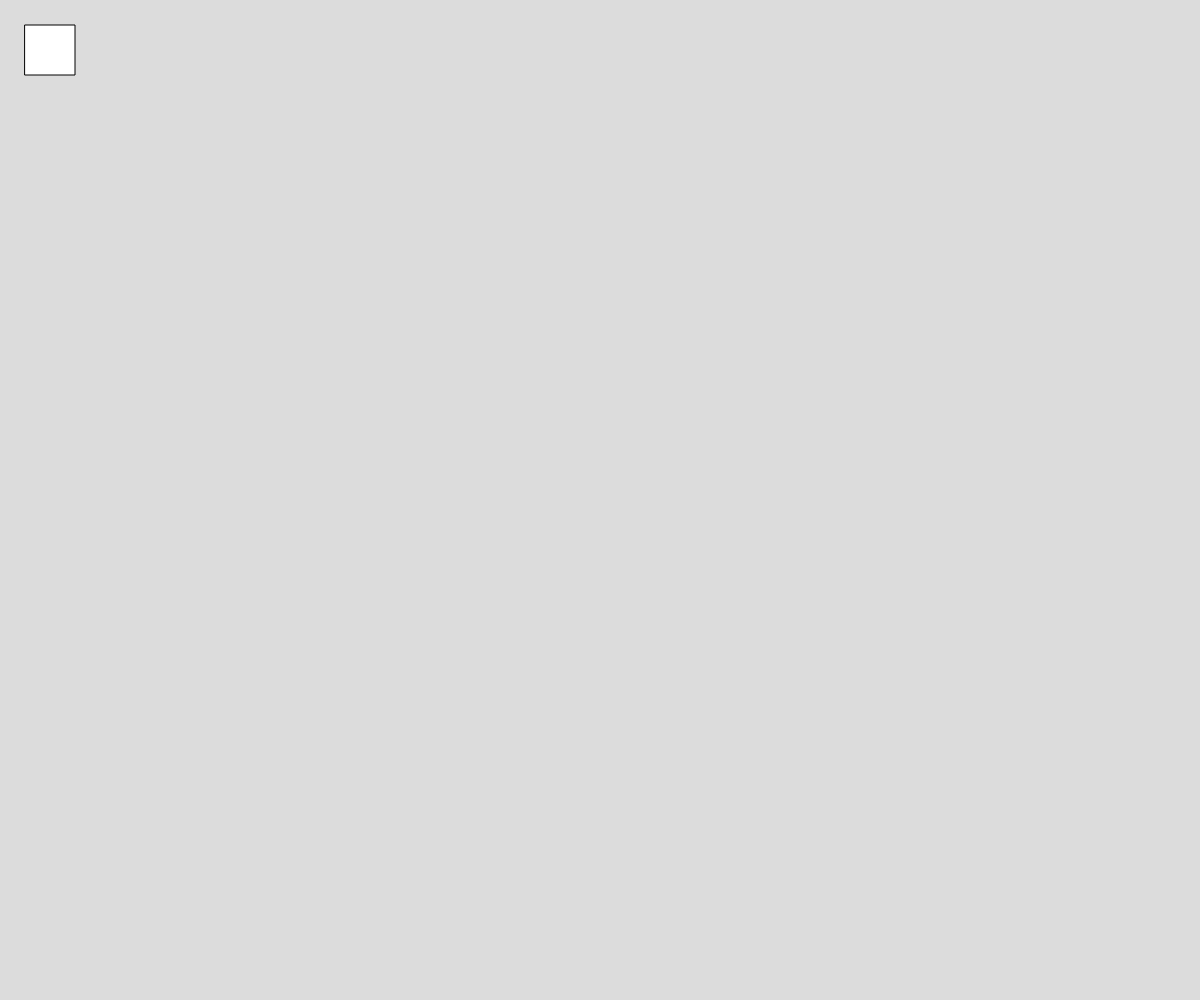
Frame 1 (no input)
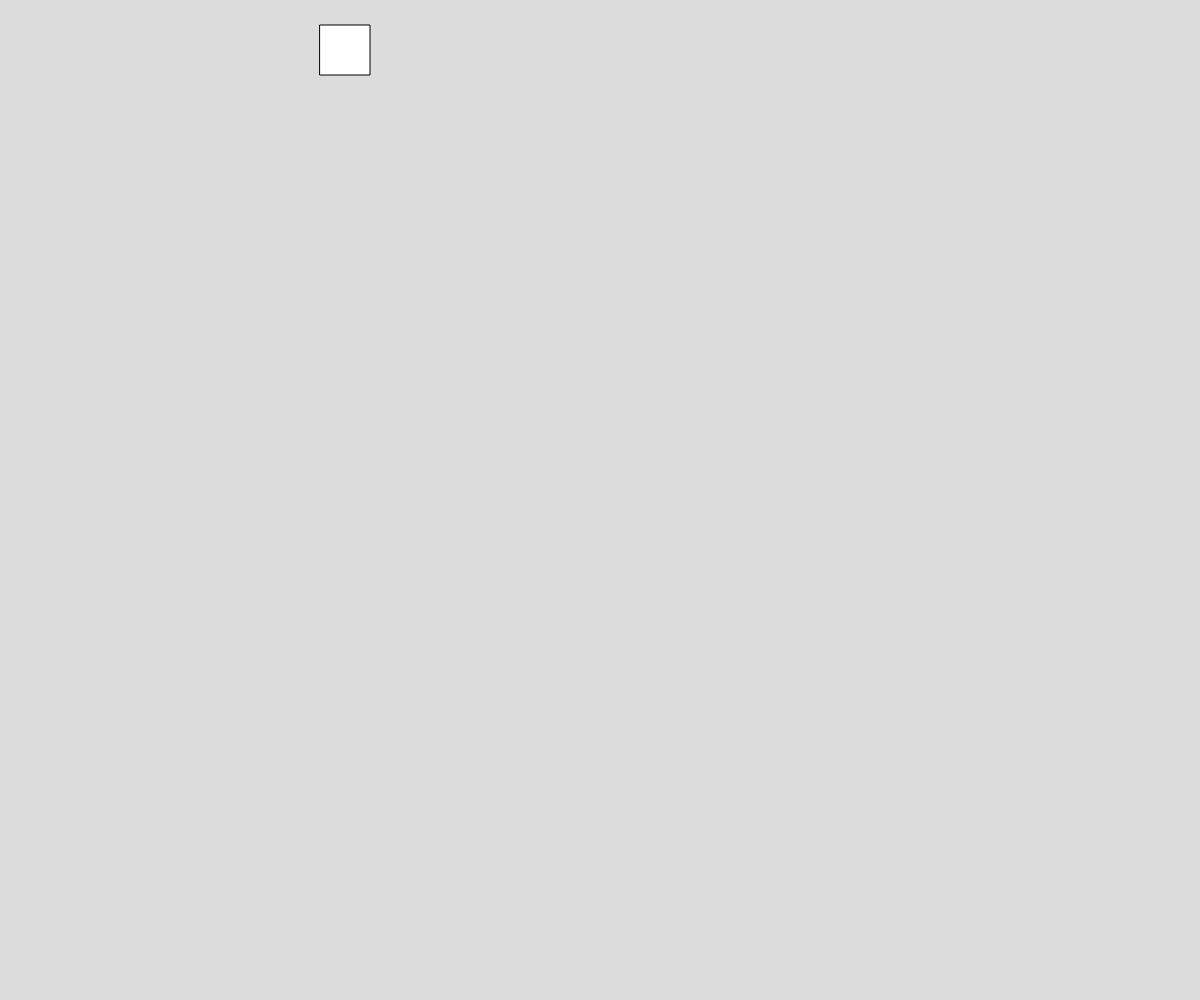
Frame 60 (no input)
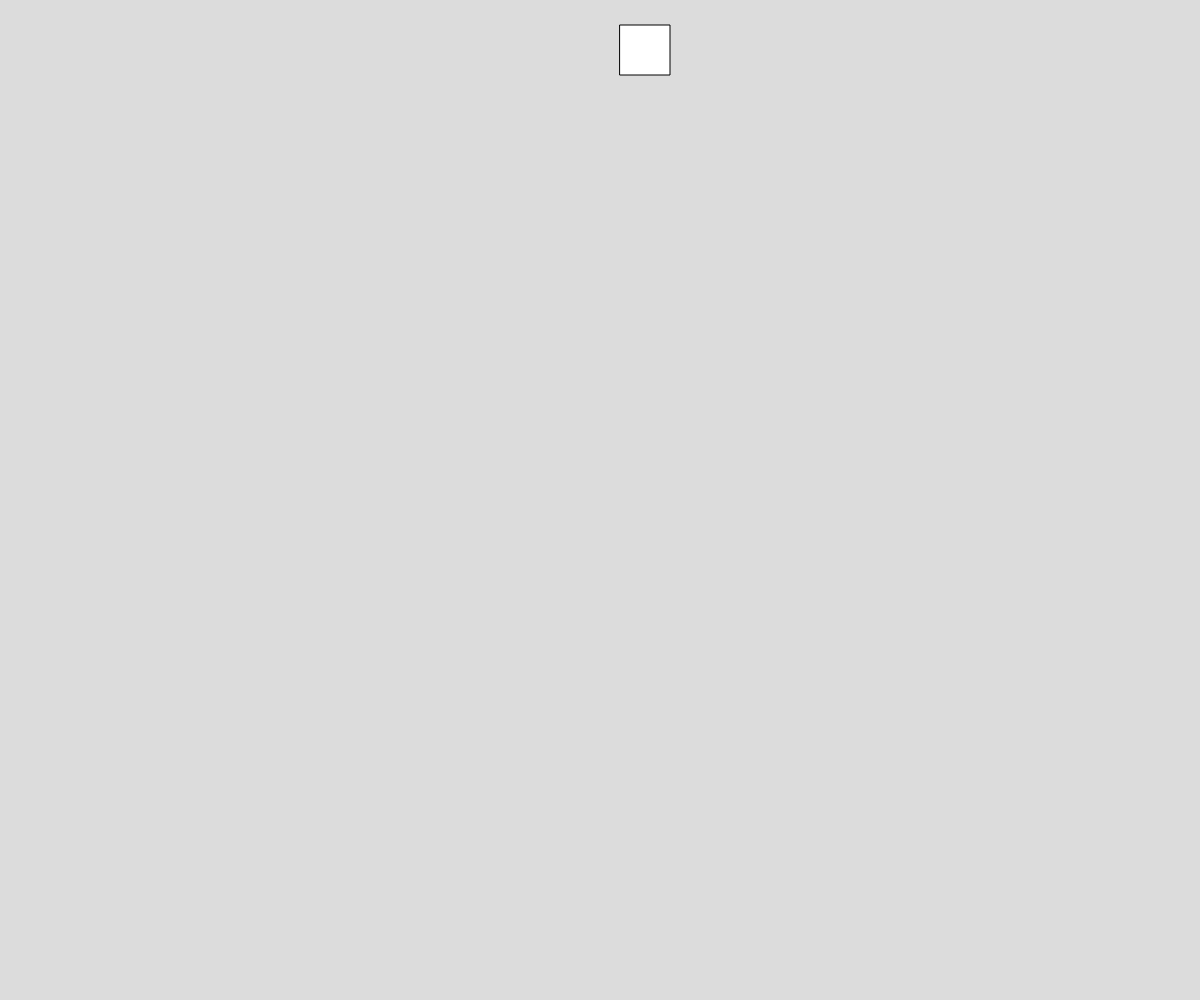
Frame 120 (the mouse pressed at the canvas centre since frame 60)

The p5.js sketch that drew these frames (run headless with seeded random() and noise() and a simulated clock; from frame 60 on, the mouse is pressed at the canvas centre):

// p5.js sketch
// ── sketch.js
// Project Title
// Your Name
// Date
//
// Extra for Experts:
// - describe what you did to take this project "above and beyond"

let x = 0;
let y = 0;
let d = 0;
let size = 50;

// function preload(){
// }

function setup() {
  createCanvas(windowWidth, windowHeight);
}

function draw() {
  background(220);
  drawSquare();
}

function keyPressed(){
  if(key === 'a' && size>5){
    size = size-5;
  }
  if(key === 'd' && size<50){
    size = size+5;
  }
}

function drawSquare(){
  square(x+25,y+25,size);
  if(d === 0){
    x = x+5;
    if(x>width-size){
      d = 1;
    }
  }
  else if(d === 1){
    y = y+5;
    if(y>height-size){
      d = 2;
    }
  }
  else if(d === 2){
    x = x-5;
    if(x=== 0){
      d = 3;
    }
  }
  else if(d === 3){
    y = y-5;
    if(y === 0){
      d = 0;
    }
  }
}
